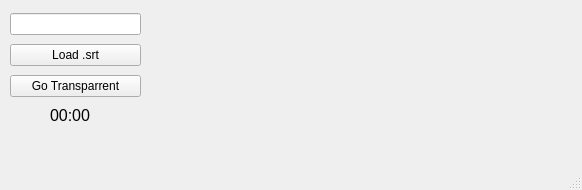
<?xml version="1.0" encoding="UTF-8"?>
<ui version="4.0">
 <class>MainWindow</class>
 <widget class="QMainWindow" name="MainWindow">
  <property name="geometry">
   <rect>
    <x>0</x>
    <y>0</y>
    <width>582</width>
    <height>190</height>
   </rect>
  </property>
  <property name="windowTitle">
   <string>MainWindow</string>
  </property>
  <property name="documentMode">
   <bool>true</bool>
  </property>
  <widget class="QWidget" name="centralwidget">
   <widget class="QWidget" name="verticalLayoutWidget">
    <property name="geometry">
     <rect>
      <x>10</x>
      <y>10</y>
      <width>131</width>
      <height>93</height>
     </rect>
    </property>
    <layout class="QVBoxLayout" name="verticalLayout">
     <item>
      <widget class="QLineEdit" name="lineEdit"/>
     </item>
     <item>
      <widget class="QPushButton" name="pushButton">
       <property name="text">
        <string>Load .srt</string>
       </property>
      </widget>
     </item>
     <item>
      <widget class="QPushButton" name="btn_goTransp">
       <property name="text">
        <string>Go Transparrent</string>
       </property>
      </widget>
     </item>
    </layout>
   </widget>
   <widget class="QLabel" name="label">
    <property name="geometry">
     <rect>
      <x>50</x>
      <y>100</y>
      <width>41</width>
      <height>31</height>
     </rect>
    </property>
    <property name="font">
     <font>
      <family>Ubuntu</family>
      <pointsize>12</pointsize>
     </font>
    </property>
    <property name="text">
     <string>00:00</string>
    </property>
   </widget>
   <widget class="QWidget" name="formLayoutWidget">
    <property name="geometry">
     <rect>
      <x>150</x>
      <y>10</y>
      <width>421</width>
      <height>121</height>
     </rect>
    </property>
    <layout class="QFormLayout" name="formLayout"/>
   </widget>
  </widget>
  <widget class="QMenuBar" name="menubar">
   <property name="geometry">
    <rect>
     <x>0</x>
     <y>0</y>
     <width>582</width>
     <height>23</height>
    </rect>
   </property>
  </widget>
  <widget class="QStatusBar" name="statusbar"/>
 </widget>
 <resources/>
 <connections/>
</ui>
